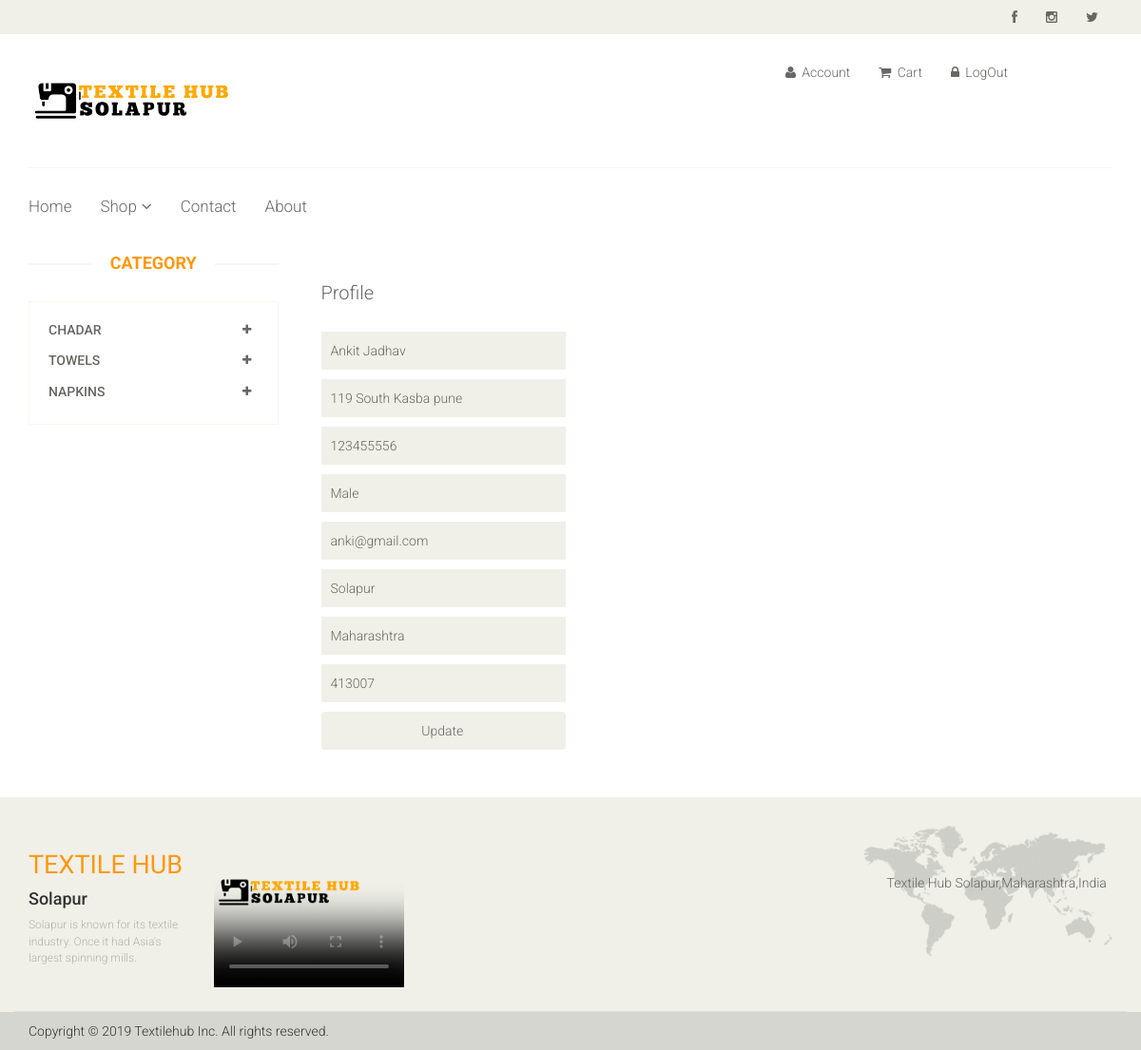
Screenshot of /profile.php (signed in) with the database file from the repository.
### tables this page shows
CREATE TABLE `cust_reg` (
  `cid` int(10) NOT NULL,
  `name` varchar(50) NOT NULL,
  `address` varchar(50) NOT NULL,
  `contact` varchar(10) NOT NULL,
  `gender` varchar(6) NOT NULL,
  `gmail` text NOT NULL,
  `city` varchar(30) NOT NULL,
  `state` varchar(30) NOT NULL,
  `pincode` int(6) NOT NULL,
  `password` text NOT NULL
);

### profile.php (the view, shortened to what this page needs)
<?php
include ('userhead.php');
	?>
<section>
		<div class="container">
			<div class="row">
				<div class="col-sm-3">
					<div class="left-sidebar">
						<h2>Category</h2>
						<div class="panel-group category-products" id="accordian">
							<div class="panel panel-default">
								<div class="panel-heading">
									<h4 class="panel-title">
										<a data-toggle="collapse" data-parent="#accordian" href="#sportswear">
											<span class="badge pull-right"><i class="fa fa-plus"></i></span>
											Chadar
										</a>
									</h4>
								</div>
							</div>
							<div class="panel panel-default">
								<div class="panel-heading">
									<h4 class="panel-title">
										<a data-toggle="collapse" data-parent="#accordian" href="#mens">
											<span class="badge pull-right"><i class="fa fa-plus"></i></span>
											Towels
										</a>
									</h4>
								</div>
							</div>
							<div class="panel panel-default">
								<div class="panel-heading">
									<h4 class="panel-title">
										<a data-toggle="collapse" data-parent="#accordian" href="#napkin">
											<span class="badge pull-right"><i class="fa fa-plus"></i></span>
											Napkins
										</a>
									</h4>
								</div>
							</div>
						</div>
					</div>
				</div>
<div class="col-sm-9 padding-right">
					<div class="product-details">
					<?php
								$con=mysqli_connect("localhost","root","");
								mysqli_select_db($con,"textilehub");
								if($_SESSION["uid"]!=null)
								{
								$u=$_SESSION["uid"];
								$s="select * from cust_reg where cid='$u'";
								$res=mysqli_query($con,$s);
								while($r=mysqli_fetch_array($res))
								{
								?>
						<div class="col-sm-4">
					<div class="signup-form">
						<h2>Profile</h2>
						<form action="" method="POST">
							<input type="text" name="pname"  value="<?php echo $r[1];?>" placeholder="Name" readonly/>
							<input type="text" name="t1" value="<?php echo $r[2];?>" placeholder="Address"/>
							<input type="text" name="t2" value="<?php echo $r[3];?>" placeholder="Contact"/>
							<input type="text" value="<?php echo $r[4];?>" placeholder="Gender" readonly/>
							<input type="gmail" value="<?php echo $r[5];?>" placeholder="Gmail" readonly/>
							<input type="text" name="t3" value="<?php echo $r[6];?>" placeholder="City"/>
							<input type="text" name="t4" value="<?php echo $r[7];?>" placeholder="State"/>
							<input type="text" name="t5" value="<?php echo $r[8];?>" placeholder="Pincode"/>
							<input type="submit" name="b2" class="btn btn-default" value="Update">
						</form>
					</div>
				</div>
						<?php }} ?>
					</div>
					</div>
			</div>
		</div>
	</section>
<?php
include ('userfooter.php');?>

### css/main.css (style rules this page uses)
body { font-family: 'Roboto', sans-serif; background:; position: relative; font-weight:400px; }
a { -webkit-transition: 300ms; -moz-transition: 300ms; -o-transition: 300ms; transition: 300ms; }
h1, h2, h3, h4, h5, h6 { font-family: 'Roboto', sans-serif; }
.category-products { border: 1px solid #F7F7F0; margin-bottom: 35px; padding-bottom: 20px; padding-top: 15px; }
.left-sidebar h2, .brands_products h2 { color: #FE980F; font-family: 'Roboto', sans-serif; font-size: 18px; font-weight: 700; margin: 0 auto 30px; text-align: center; text-transform: uppercase; position: relative; z-index:3; }
.left-sidebar h2:after, h2.title:after { content: " "; position: absolute; border: 1px solid #f5f5f5; bottom:8px; left: 0; width: 100%; height: 0; z-index: -2; }
.left-sidebar h2:before { content: " "; position: absolute; background: #fff; bottom: -6px; width: 130px; height: 30px; z-index: -1; left: 50%; margin-left: -65px; }
.category-products .panel { background-color: #FFFFFF; border: 0px; border-radius: 0px; box-shadow:none; margin-bottom: 0px; }
.category-products .panel-default .panel-heading { background-color: #FFFFFF; border: 0 none; color: #FFFFFF; padding: 5px 20px; }
.category-products .panel-default .panel-heading .panel-title a { color: #696763; font-family: 'Roboto', sans-serif; font-size: 14px; text-decoration: none; text-transform: uppercase; }
.category-products .badge { background:none; border-radius: 10px; color: #696763; display: inline-block; font-size: 12px; font-weight: bold; line-height: 1; min-width: 10px; padding: 3px 7px; text-align: center; vertical-align: baseline; white-space: nowrap; }
.padding-right { padding-right: 0; }
.product-details { overflow:hidden; }
.product-details { margin-bottom: 40px; overflow: hidden; margin-top: 10px; }
.login-form h2, .signup-form h2 { color: #696763; font-family: 'Roboto', sans-serif; font-size: 20px; font-weight: 300; margin-bottom: 30px; }
.login-form form input, .signup-form form input { background: #F0F0E9; border: medium none; color: #696763; display: block; font-family: 'Roboto', sans-serif; font-size: 14px; font-weight: 300; height: 40px; margin-bottom: 10px; outline: medium none; padding-left: 10px; width: 100%; }

### rows the page displays
cust_reg: pname "Ankit Jadhav", t1 "119 South Kasba pune", t2 "123455556", gender "Male", gmail "anki@gmail.com", t3 "Solapur", t4 "Maharashtra", t5 "413007"
